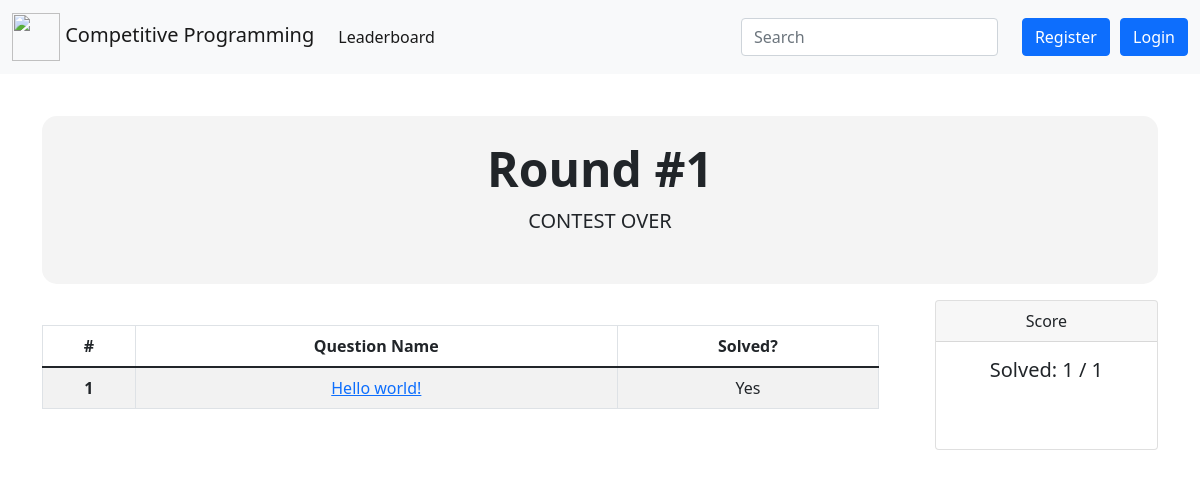
/Contest/contest.php?id=1, run on an earlier commit of the app's database.
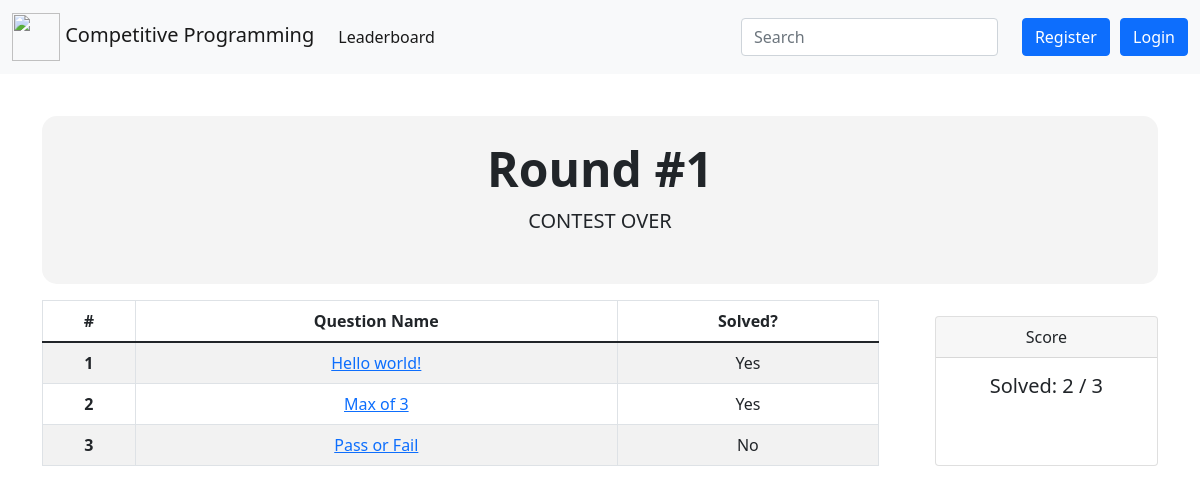
And on a later commit of the database.
### tables this page shows
CREATE TABLE `contest_details` (
  `contest_id` int(11) NOT NULL,
  `contest_name` varchar(100) NOT NULL,
  `contest_date` timestamp NOT NULL DEFAULT current_timestamp() ON UPDATE current_timestamp(),
  `contest_duration` time NOT NULL,
  `contest_author` varchar(100) DEFAULT NULL,
  `contest_description` varchar(1000) NOT NULL
);

CREATE TABLE `questions` (
  `id` int(11) NOT NULL,
  `title` text NOT NULL,
  `contest_id` int(11) NOT NULL,
  `question` text NOT NULL,
  `time_limit` int(11) NOT NULL,
  `memory_limit` int(11) NOT NULL,
  `test_input` text NOT NULL,
  `expected_output` text NOT NULL
);

### Contest/contest.php (the view, shortened to what this page needs)
<!DOCTYPE html>
<html lang="en">
<?php
include("../commons/header.php");
include("../commons/db_connection.php");
?>
<head>
    <link rel="stylesheet" href="./contest.css">
</head>
<body class="container">
<?php
$contest_id = htmlspecialchars($_GET["id"]);
$sql = "SELECT * FROM CONTEST_DETAILS WHERE CONTEST_ID = $contest_id";
$result = $conn->query($sql);
$contest_details = $result->fetch_assoc();
?>
<div class="hero px-3 py-4 my-3 text-center">
    <h1 class="display-5 fw-bold">
        <?php echo $contest_details["contest_name"] ?>
    </h1>
    <div class="col-lg-6 mx-auto">
        <p id="timer" class="lead mb-4">
        </p>
    </div>
</div>
<?php
$user_id = 1;
$solved_count = 0;
$total_count = 0;
$sql = "
    SELECT * FROM QUESTIONS
    LEFT JOIN
    USER_RECORDS
    ON QUESTIONS.ID = USER_RECORDS.QID AND
    QUESTIONS.CONTEST_ID = $contest_id AND
    $user_id = USER_RECORDS.UID
";
$result = $conn->query($sql);
?>
<div class="qs">
    <div class="tables">
        <table class="table table-striped table-hover text-center table-bordered">
            <thead>
            <tr>
                <th scope="col">
                    #
                </th>
                <th scope="col">
                    Question Name
                </th>
                <th scope="col">
                    Solved?
                </th>
            </tr>
            </thead>
            <tbody>
            <?php
            while ($row = $result->fetch_assoc()) {
                echo '
                    <tr>
                        <th scope="row">
                            ' . $row["id"] . '
                        </th>
                        <td>
                            <a href="http://localhost/competitive-programming-platform/Question?id=' . $row["id"] . '">
                                ' . $row["title"] . '
                            </a>
                        </td>
                        <td>
                            ' . (($row["qid"] == "") ? "No" : "Yes") . '
                        </td>
                    </tr>
                ';
                $total_count++;
                if ($row["qid"])
                    $solved_count++;
            }
            ?>
            </tbody>
        </table>
    </div>
    <div class="board">
        <div class="card text-center" style="height: 150px;">
            <div class="card-header">
                Score
            </div>
            <div class="card-body">
                <h5 class="card-title">
                    Solved: <?php echo $solved_count . ' / ' . $total_count; ?>
                </h5>
            </div>
        </div>
    </div>
</div>
</body>
</html>

### Signin/Register.php (shortened to what this page needs)
<!DOCTYPE html>
<html>
<head>
</head>
<body>
</body>
</html>

### Signin/Login.php (shortened to what this page needs)
<!DOCTYPE html>
<html>
<head>
</head>
<body>
</body>
</html>

### commons/header.php (shortened to what this page needs)
<?php
$path = $_SERVER['DOCUMENT_ROOT'];
include($path . "/competitive-programming-platform/Signin/Register.php");
include($path . "/competitive-programming-platform/Signin/Login.php");
?>
<head>
<link href="https://cdn.jsdelivr.net/npm/bootstrap@5.1.3/dist/css/bootstrap.min.css" rel="stylesheet"
>
</head>
<nav style="position:fixed;width:100%;z-index:100;top:0;" class="navbar navbar-expand-lg navbar-light bg-light">
    <div class="container-fluid">
        <a class="navbar-brand" href="/competitive-programming-platform/index.php">
            <img src="https://th.bing.com/th/id/R.9c5c3d2ed1ebd22dbcf567bc5d2d4fc8?rik=vC8lSSfdD1U5zg&riu=http%3a%2f%2fwww.newdesignfile.com%2fpostpic%2f2014%2f09%2fcomputer-programming-code-icon_334973.png&ehk=opjpxA8O%2bpC5h%2bX8BO4YhrH6OlFCGHNEpuf8I9v9tqg%3d&risl=&pid=ImgRaw&r=0"
                 alt="" width="48" height="48" class="d-inline-block align-text-center">
            Competitive Programming
        </a>
        <div class="collapse navbar-collapse" id="navbarSupportedContent">
            <ul class="navbar-nav me-auto mb-2 mb-lg-0">
                <li class="nav-item">
                    <a class="nav-link active" aria-current="page" href="#">Leaderboard</a>
                </li>
            </ul>
            <form class="d-flex" style="margin :0px;">
                <input class="search form-control me-2" type="search" placeholder="Search" aria-label="Search">
            </form>
            <div id="auth-cluster">
                <button type="button" class="btn btn-primary" style="margin-left : 16px;" data-bs-toggle="modal"
                        onclick="document.getElementById('id01').style.display='block'" style="width:auto;">Register
                </button>
                <button type="button" class="btn btn-primary" style="margin-left : 6px;" data-bs-toggle="modal"
                        onclick="document.getElementById('id02').style.display='block'" style="width:auto;">Login
                </button>
            </div>
        </div>
    </div>
</nav>

### Contest/contest.css (style rules this page uses)
body { padding-top: 100px; width: 100vw; display: flex; flex-direction: column; justify-content: flex-start; align-items: center; }
.hero { background: #f4f4f4; border-radius: 15px; width: 100%; }
.qs { display: flex; justify-content: space-between; align-items: center; width: 100%; }
.tables { width: 75%; }
.board { width: 20%; }

What changed in the data, as far as the page shows it:
added questions: id "2", title "Max of 3", shows "Yes"
added questions: id "3", title "Pass or Fail", shows "No"
Also different on the page:
$solved_count: "1" → "2"
$total_count: "1" → "3"
